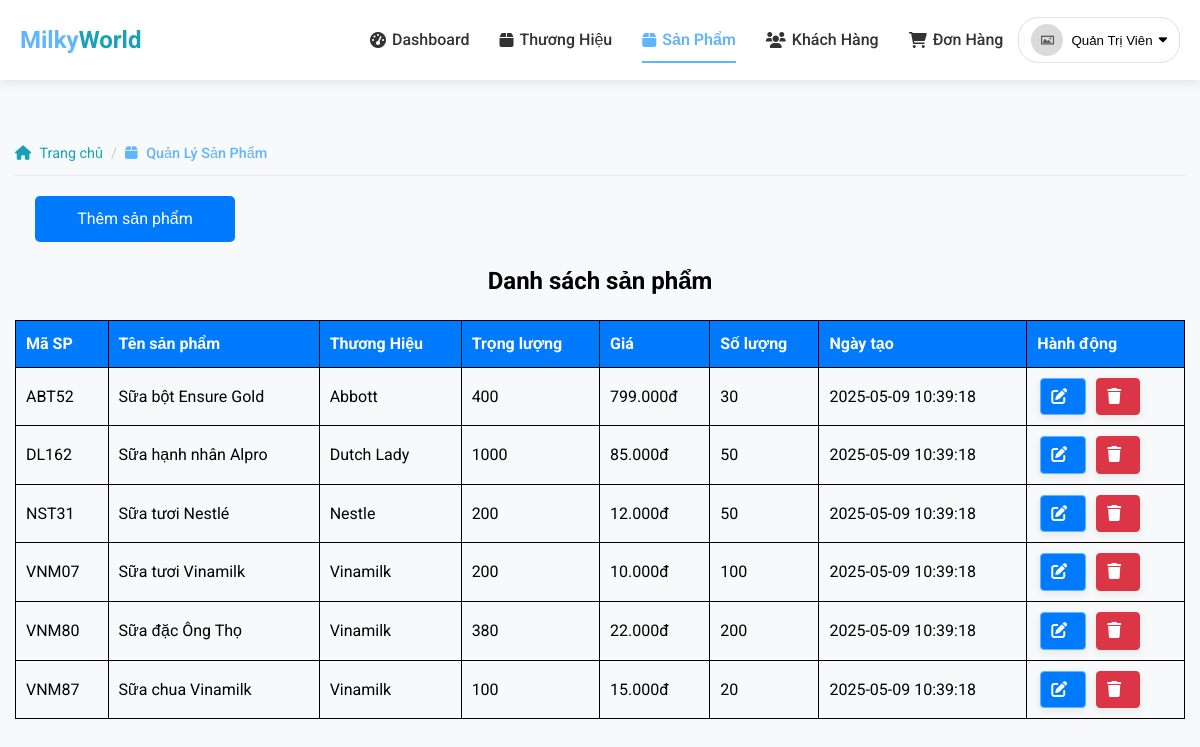
The app's page /admin/products/index.php (signed in), older data.
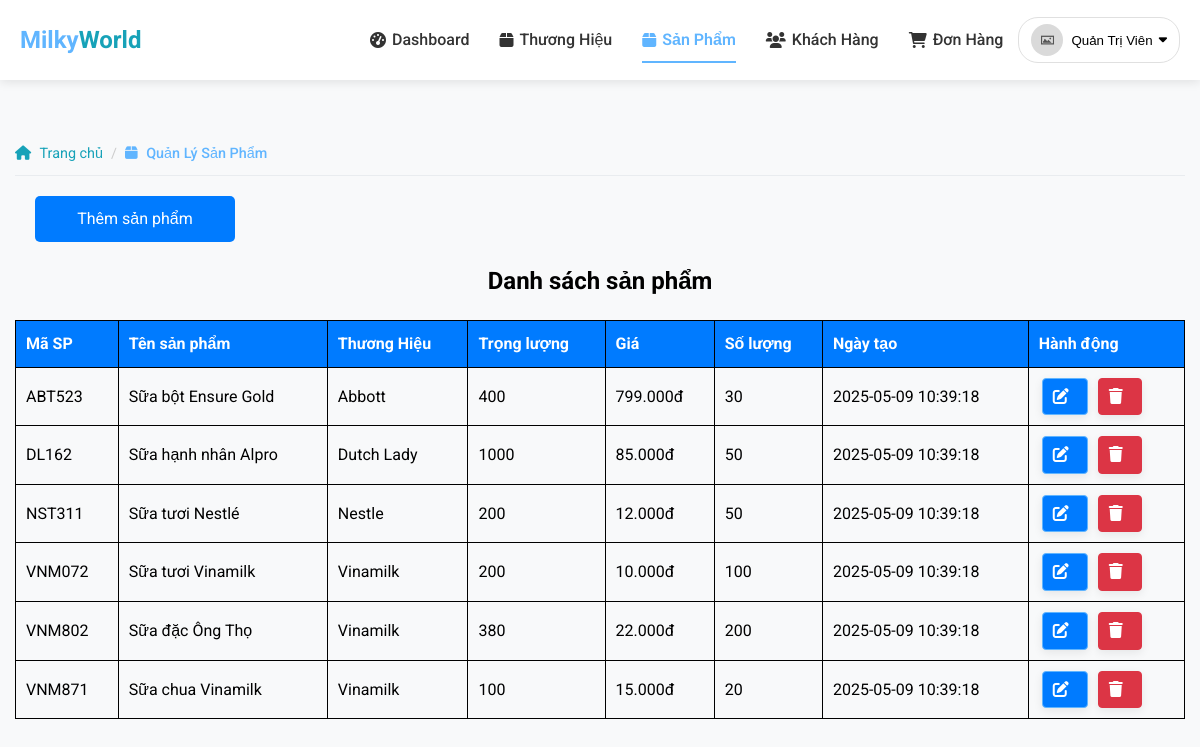
The same page, newer data.
### tables this page shows
CREATE TABLE IF NOT EXISTS SanPham (
    MaSP varchar(10) NOT NULL,
    MaDM varchar(10) NOT NULL,
    MaTH varchar(10) NOT NULL,
    TenSP varchar(255) NOT NULL,
    MoTa text,
    Gia decimal(10,2) NOT NULL,
    TrongLuong int,
    DonVi enum('g', 'ml') DEFAULT 'g',
    HinhAnh varchar(255),
    SoLuong int(11) NOT NULL DEFAULT 0,
    TrangThai enum('con_hang', 'het_hang') NOT NULL DEFAULT 'con_hang',
    NgayTao datetime DEFAULT CURRENT_TIMESTAMP,
    NgayCapNhat datetime DEFAULT CURRENT_TIMESTAMP ON UPDATE CURRENT_TIMESTAMP,
    PRIMARY KEY (MaSP),
    FOREIGN KEY (MaDM) REFERENCES DanhMuc(MaDM) ON DELETE CASCADE,
    FOREIGN KEY (MaTH) REFERENCES ThuongHieu(MaTH) ON DELETE CASCADE
);

CREATE TABLE IF NOT EXISTS ThuongHieu (
    MaTH varchar(10) NOT NULL,
    TenTH varchar(255) NOT NULL,
    HinhAnh varchar(255),
    MoTa text,
    NgayTao datetime DEFAULT CURRENT_TIMESTAMP,
    NgayCapNhat datetime DEFAULT CURRENT_TIMESTAMP ON UPDATE CURRENT_TIMESTAMP,
    PRIMARY KEY (MaTH)
);

### includes/session.php (called while the page is built, shortened)
<?php
function isLoggedIn()
{
    return isset($_SESSION['user']);
}
function getCurrentUser()
{
    return isset($_SESSION['user']) ? $_SESSION['user'] : null;
}

### admin/products/index.php (the view, shortened to what this page needs)
<?php
require_once("../../layouts/admin/header.php");
$spSQL = "SELECT sp.*, th.TenTH FROM SanPham sp JOIN ThuongHieu th ON sp.MaTH = th.MaTH";
$kq = mysqli_query($conn, $spSQL);
?>
<div class="container">
    <div class="breadcrumb-container fade-in" style="animation-delay: 0.1s;">
        <ul class="breadcrumb">
            <li><a href="index.php"><i class="fas fa-home"></i> Trang chủ</a></li>
            <li class="active">
                <span><i class="fas fa-box"></i> Quản Lý Sản Phẩm</span>
            </li>
        </ul>
        <div class="main">
            <a href="add.php" class="btnThem" style="text-align: center;">Thêm sản phẩm</a>
        </div>
        <h2 style="text-align: center;">Danh sách sản phẩm</h2>
        <table border="1px">
            <tr>
                <th>Mã SP</th>
                <th>Tên sản phẩm</th>
                <th>Thương Hiệu</th>
                <th>Trọng lượng</th>
                <th>Giá</th>
                <th>Số lượng</th>
                <th>Ngày tạo</th>
                <th>Hành động</th>
            </tr>
            <?php
            while ($row = mysqli_fetch_assoc($kq)) {
            ?>
                <tr>
                    <td><?php echo $row['MaSP']; ?></td>
                    <td><?php echo $row['TenSP']; ?></td>
                    <td><?php echo $row['TenTH']; ?></td>
                    <td><?php echo $row['TrongLuong']; ?></td>
                    <td><?php echo number_format($row['Gia'], 0, ',', '.'); ?>đ</td>
                    <td><?php echo $row['SoLuong']; ?></td>
                    <td><?php echo $row['NgayTao']; ?></td>
                    <td>
                        <a class="btn btn-primary" href="edit.php?id=<?php echo $row['MaSP']; ?>"><i class="fas fa-edit"></i></a>
                        <a class="btn btn-danger" href="delete.php?id=<?php echo $row['MaSP']; ?>" onclick="return confirm('Bạn có chắc chắn muốn xóa sản phẩm này?')"><i class="fas fa-trash"></i></a>
                    </td>
                </tr>
            <?php
            }
            ?>
        </table>
    </div>
</div>

### layouts/admin/header.php (shortened to what this page needs)
<?php
require_once(__DIR__ . '/../../includes/session.php');
$current_full_path = $_SERVER['PHP_SELF'];
?>
<!DOCTYPE html>
<html lang="vi">
<head>
    <link href="https://cdnjs.cloudflare.com/ajax/libs/font-awesome/6.0.0/css/all.min.css" rel="stylesheet">
    <link href="/assets/css/main.css" rel="stylesheet">
    <link href="/assets/css/admin.css" rel="stylesheet">
    <link href="/assets/css/layouts.css" rel="stylesheet">
</head>
<body>
    <header class="site-header">
        <div class="header-container">
            <a href="/admin" class="logo">
                <span class="logo-primary">Milky</span><span class="logo-secondary">World</span>
            </a>
            <nav class="main-nav" id="mainNav">
                <ul class="nav-list">
                    <?php
                    $pages = [
                        'index.php' => ['name' => 'Dashboard', 'icon' => 'fa-tachometer-alt', 'pattern' => '/admin/index.php', 'href' => '/admin/index.php'],
                        'brands.php' => ['name' => 'Thương Hiệu', 'icon' => 'fa-box', 'pattern' => '/admin/brands', 'href' => '/admin/brands/index.php'],
                        'products.php' => ['name' => 'Sản Phẩm', 'icon' => 'fa-box', 'pattern' => '/admin/products', 'href' => '/admin/products/index.php'],
                        'customers.php' => ['name' => 'Khách Hàng', 'icon' => 'fa-users', 'pattern' => '/admin/customers', 'href' => '/admin/customers/index.php'],
                        'orders.php' => ['name' => 'Đơn Hàng', 'icon' => 'fa-shopping-cart', 'pattern' => '/admin/orders', 'href' => '/admin/orders/index.php']
                    ];
                    foreach ($pages as $page => $data) {
                        $active = (strpos($current_full_path, $data['pattern']) !== false) ? 'active' : '';
                        echo '<li class="nav-item">';
                        echo '<a class="nav-link ' . $active . '" href="' . $data['href'] . '">';
                        echo '<i class="fas ' . $data['icon'] . '"></i> ' . $data['name'];
                        echo '</a></li>';
                    }
                    ?>
                </ul>
                <div class="header-actions">
                    <div class="user-actions">
                        <?php if (isLoggedIn()): ?>
                            <div class="user-dropdown">
                                <button class="user-dropdown-btn" id="userDropdown">
                                    <?php
                                    $user = getCurrentUser();
                                    $avatar = !empty($user['Avatar']) ? '/assets/images/avatars/' . $user['Avatar'] : '/assets/images/default-image.jpg';
                                    ?>
                                    <img src="<?php echo $avatar; ?>" alt="Avatar" class="user-avatar">
                                    <span class="username"><?php echo $user['TenKH']; ?></span>
                                    <i class="fas fa-caret-down"></i>
                                </button>
                            </div>
                        <?php endif; ?>
                    </div>
                </div>
            </nav>
        </div>
    </header>
    <main class="admin-main-content">

### assets/css/main.css (style rules this page uses)
:root { --primary-color: #60B5FF; --secondary-color: #6c757d; --accent-color: #17a2b8; --light-color: #f8f9fa; --dark-color: #343a40; --success-color: #28a745; --danger-color: #dc3545; --warning-color: #ffc107; --info-color: #17a2b8; --header-bg: #ffffff; --header-text: #333; --header-hover: #60B5FF; --footer-bg: #493D9E; --dropdown-hover: #f1f5ff; --container-padding: 15px; --section-spacing: 60px 0; --card-padding: 20px; --item-margin: 30px; --border-radius-sm: 8px; --border-radius-md: 12px; --border-radius-lg: 50px; --shadow-sm: 0 3px 10px rgba(0, 0, 0, 0.08); --shadow-md: 0 5px 15px rgba(0, 0, 0, 0.08); --shadow-lg: 0 15px 30px rgba(0, 0, 0, 0.1); }
* { box-sizing: border-box; margin: 0; padding: 0; }
body { min-height: 100vh; display: flex; flex-direction: column; font-family: 'Roboto', sans-serif; background-color: #f8f9fa; line-height: 1.6; }
main { flex: 1; padding: 2rem 0; }
.container { width: 100%; max-width: 1200px; padding-right: var(--container-padding); padding-left: var(--container-padding); margin-right: auto; margin-left: auto; }
h1, h2, h3, h4, h5, h6 { font-weight: 700; margin-bottom: 1rem; }
.btn { display: inline-block; font-weight: 500; text-align: center; text-decoration: none; vertical-align: middle; cursor: pointer; border: 1px solid transparent; padding:.375rem .75rem; font-size: 1rem; border-radius: 50px; transition: all 0.3s ease; box-shadow: var(--shadow-sm); }
.btn-danger { background-color: var(--danger-color); color: white; border-color: var(--danger-color); }
.btn-primary { background-color: var(--primary-color); color: white; border-color: var(--primary-color); }
.btn i { margin-right: 8px; }
.fade-in { opacity: 0; animation: fadeIn 0.6s ease forwards; }
.breadcrumb-container { margin-top: 20px; }
.breadcrumb { display: flex; list-style: none; padding: 10px 0; flex-wrap: wrap; border-bottom: 1px solid #e9ecef; }
.breadcrumb li { font-size: 0.9rem; color: var(--secondary-color); }
.breadcrumb li:not(:last-child):after { content: '/'; margin: 0 8px; color: #ccc; }
.breadcrumb a { color: var(--secondary-color); text-decoration: none; transition: color 0.3s ease; }
.breadcrumb i { margin-right: 5px; }
.breadcrumb .active { color: var(--primary-color); font-weight: 500; }

### assets/css/admin.css (style rules this page uses)
.btnThem { margin: 20px; padding: 10px 20px; font-size: 16px; background-color: #007bff; color: white; border: none; border-radius: 5px; text-decoration: none; display:block; width:200px; }
table { width: 100%; border-collapse: collapse; margin: 20px 0; }
table th { background-color: #007bff; color: #fff; }
table th, table td { padding: 10px; text-align: left; border: 1px solid black; }

### admin/products/index.php (style rules this page uses)
.btn { display: inline-block; padding: 5px 10px; margin: 0 3px; border-radius: 4px; text-decoration: none; }
.btn-primary { background-color: #007bff; color: white; }
.btn-danger { background-color: #dc3545; color: white; }

Row changes from the older to the newer data that the page shows:
removed sanpham: MaSP "ABT52", TenSP "Sữa bột Ensure Gold", MaTH.TenTH "Abbott", TrongLuong "400", Gia "799.000", SoLuong "30", NgayTao "2025-05-09 10:39:18"
removed sanpham: MaSP "NST31", TenSP "Sữa tươi Nestlé", MaTH.TenTH "Nestle", TrongLuong "200", Gia "12.000", SoLuong "50", NgayTao "2025-05-09 10:39:18"
removed sanpham: MaSP "VNM07", TenSP "Sữa tươi Vinamilk", MaTH.TenTH "Vinamilk", TrongLuong "200", Gia "10.000", SoLuong "100", NgayTao "2025-05-09 10:39:18"
removed sanpham: MaSP "VNM80", TenSP "Sữa đặc Ông Thọ", MaTH.TenTH "Vinamilk", TrongLuong "380", Gia "22.000", SoLuong "200", NgayTao "2025-05-09 10:39:18"
removed sanpham: MaSP "VNM87", TenSP "Sữa chua Vinamilk", MaTH.TenTH "Vinamilk", TrongLuong "100", Gia "15.000", SoLuong "20", NgayTao "2025-05-09 10:39:18"
added sanpham: MaSP "ABT523", TenSP "Sữa bột Ensure Gold", MaTH.TenTH "Abbott", TrongLuong "400", Gia "799.000", SoLuong "30", NgayTao "2025-05-09 10:39:18"
added sanpham: MaSP "NST311", TenSP "Sữa tươi Nestlé", MaTH.TenTH "Nestle", TrongLuong "200", Gia "12.000", SoLuong "50", NgayTao "2025-05-09 10:39:18"
added sanpham: MaSP "VNM072", TenSP "Sữa tươi Vinamilk", MaTH.TenTH "Vinamilk", TrongLuong "200", Gia "10.000", SoLuong "100", NgayTao "2025-05-09 10:39:18"
added sanpham: MaSP "VNM802", TenSP "Sữa đặc Ông Thọ", MaTH.TenTH "Vinamilk", TrongLuong "380", Gia "22.000", SoLuong "200", NgayTao "2025-05-09 10:39:18"
added sanpham: MaSP "VNM871", TenSP "Sữa chua Vinamilk", MaTH.TenTH "Vinamilk", TrongLuong "100", Gia "15.000", SoLuong "20", NgayTao "2025-05-09 10:39:18"
